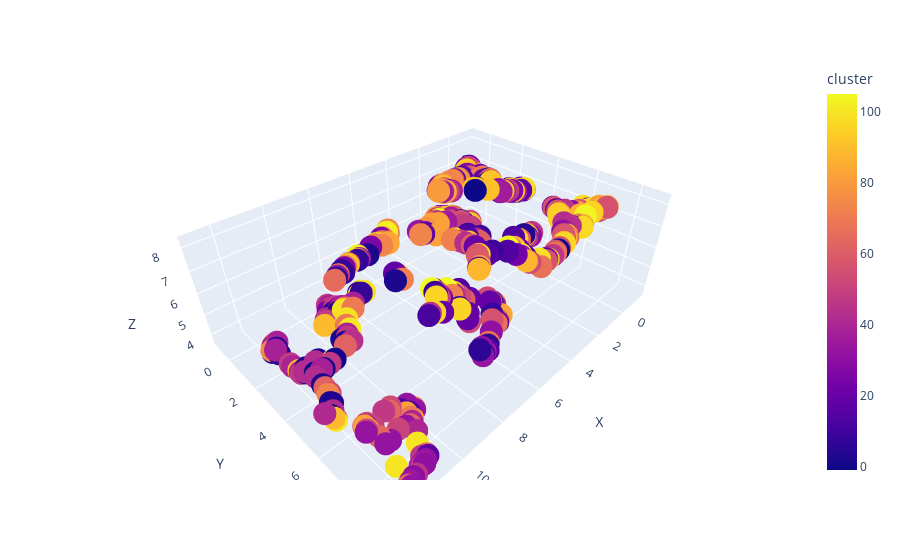

The cell this chart's notebook holds for it:
### Code cell
import pandas as pd
import umap
import plotly.express as px

df = pd.read_csv("dataset_dbms.csv")

features = df[['price', 'sales', 'popularity_score', 'category_encoded']]

umap_3d = umap.UMAP(n_components=3, random_state=42)
embedding = umap_3d.fit_transform(features)

df['X'] = embedding[:, 0]
df['Y'] = embedding[:, 1]
df['Z'] = embedding[:, 2]

fig = px.scatter_3d(
    df,
    x='X',
    y='Y',
    z='Z',
    color='cluster',
    hover_data=['name','price', 'sales', 'popularity_score','quantity', 'category']
)

fig.show()

### Figure 1 — Plotly figure (JSON) as saved in the notebook; plotly's stock layout.template omitted (floating-point values rounded to 4 significant figures; data arrays with more than 128 entries replaced by an {"elided": "..."} marker saying what was removed)
{"data": [{"customdata": {"elided": "499x6 mixed values"}, "hovertemplate": "X=%{x}<br>Y=%{y}<br>Z=%{z}<br>name=%{customdata[0]}<br>price=%{customdata[1]}<br>sales=%{customdata[2]}<br>popularity_score=%{customdata[3]}<br>quantity=%{customdata[4]}<br>category=%{customdata[5]}<br>cluster=%{marker.color}<extra></extra>", "legendgroup": "", "marker": {"color": {"elided": "499 int values"}, "coloraxis": "coloraxis", "symbol": "circle"}, "mode": "markers", "name": "", "scene": "scene", "showlegend": false, "type": "scatter3d", "x": {"elided": "499 float values"}, "y": {"elided": "499 float values"}, "z": {"elided": "499 float values"}}], "layout": {"coloraxis": {"colorbar": {"title": {"text": "cluster"}}, "colorscale": [[0, "#0d0887"], [0.1111, "#46039f"], [0.2222, "#7201a8"], [0.3333, "#9c179e"], [0.4444, "#bd3786"], [0.5556, "#d8576b"], [0.6667, "#ed7953"], [0.7778, "#fb9f3a"], [0.8889, "#fdca26"], [1, "#f0f921"]]}, "legend": {"tracegroupgap": 0}, "margin": {"t": 60}, "scene": {"domain": {"x": [0, 1], "y": [0, 1]}, "xaxis": {"title": {"text": "X"}}, "yaxis": {"title": {"text": "Y"}}, "zaxis": {"title": {"text": "Z"}}}}}
